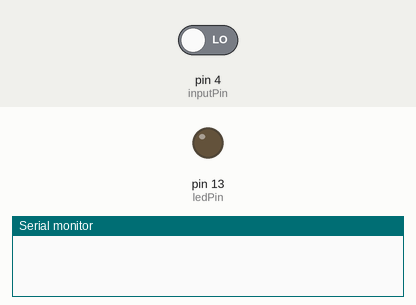
Simulated run of this sketch. Board: Arduino Uno, built with avr-gcc and run on an emulated ATmega328P. Parts: output pins drawn as LEDs (lit = HIGH), the last lines printed to the serial monitor. The test bench sets the inputs (shaded band); at power-on: pin 4 (inputPin) LOW.

Above: at 1.2 s.
1.3 s: pin 4 (inputPin) driven HIGH
At 2.5 s:
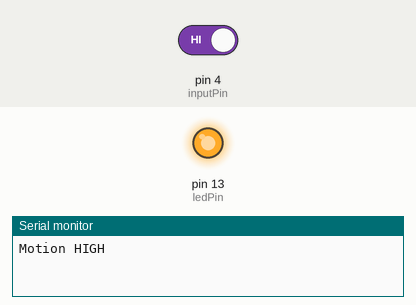
2.8 s: pin 4 (inputPin) driven LOW
At 3.6 s:
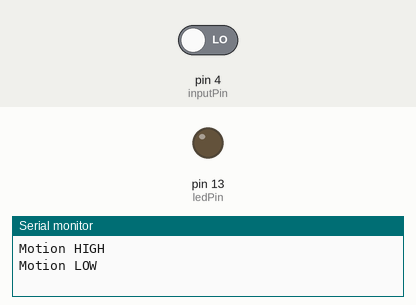
Timing chart, 0 to 5.8 s (numbered marks = the images above; inputs shaded):
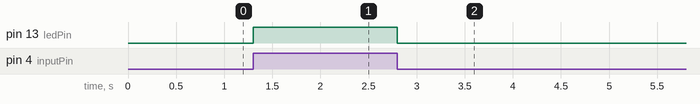

The sketch:

Task1.1P.ino
```cpp
/*
 * TaskM1.T1P
 */

int ledPin = 13;                // Inbuilt led pin
int inputPin = 4;               // Input pin
int pirState = LOW;             // start pir as LOW
int val = 0;                    // input pin value

void setup() {
  pinMode(ledPin, OUTPUT);
  pinMode(inputPin, INPUT);

  Serial.begin(9600);
}

void loop(){
  val = digitalRead(inputPin);  // read input value
  if (val == HIGH) {            // check if the input is HIGH
    digitalWrite(ledPin, HIGH);  // turn LED ON
    if (pirState == LOW) {
      // we have just turned on
      Serial.println("Motion HIGH");
      pirState = HIGH;
    }
  } else {
    digitalWrite(ledPin, LOW); // turn LED OFF
    if (pirState == HIGH){
      // we have just turned of
      Serial.println("Motion LOW");
      pirState = LOW;
    }
  }
}
```

Measured:
- after the input at 1.3 s, pin 13 (ledPin): LOW → HIGH at once
- after the input at 2.8 s, pin 13 (ledPin): HIGH → LOW at once
